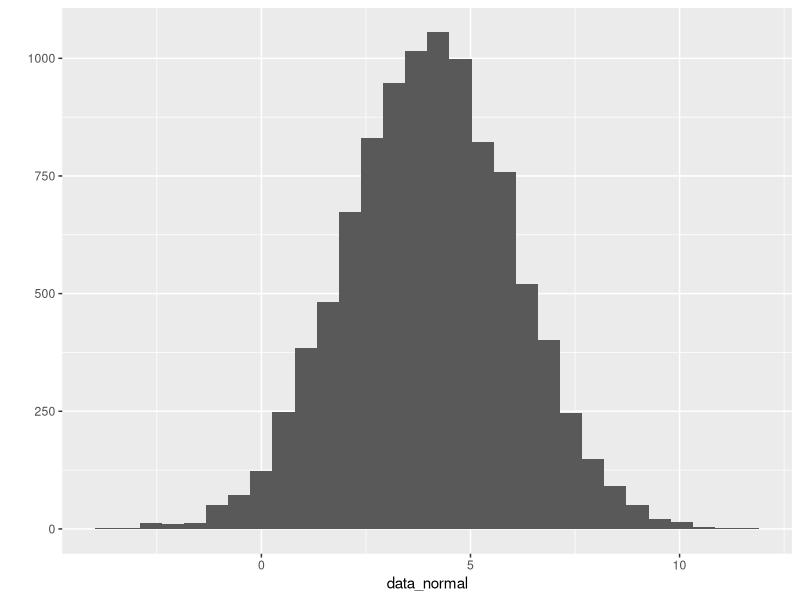
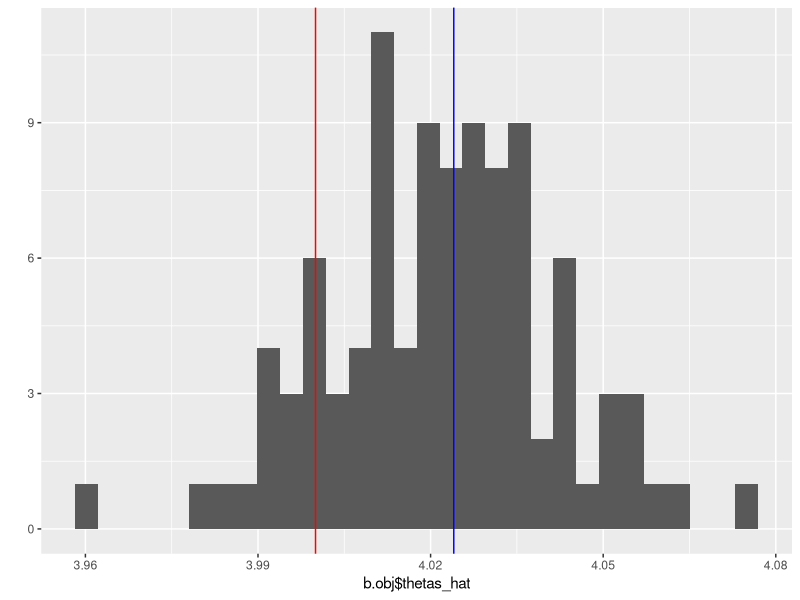
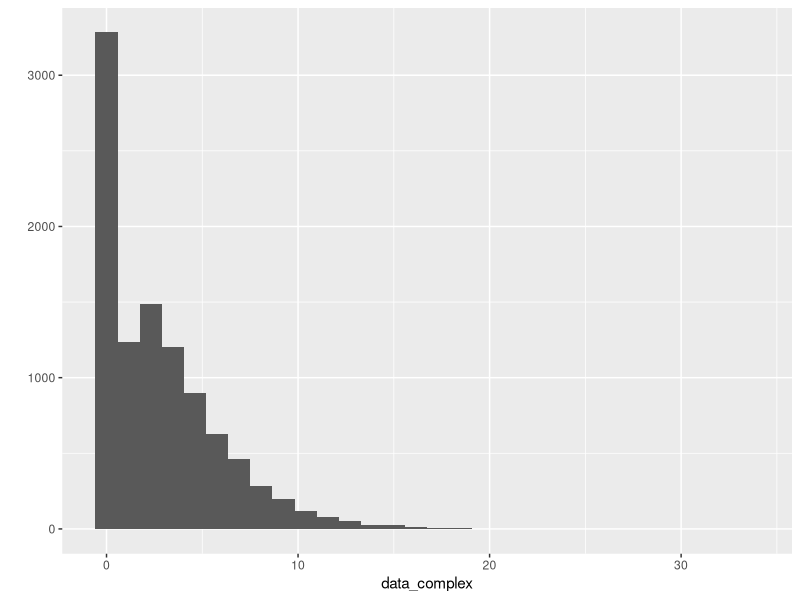
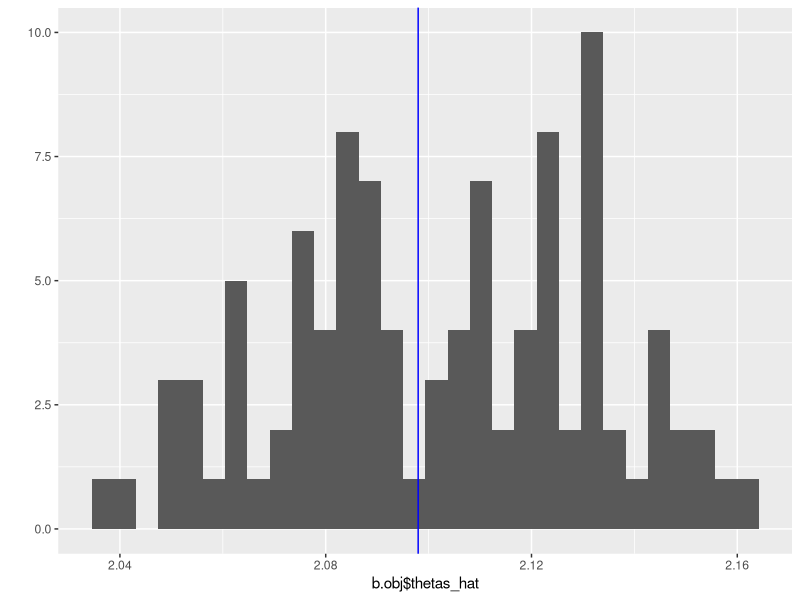

Write R code to recreate these figures, in order.
rm(list = ls())
library(ggplot2)
set.seed(1986)

n <- 10000

# Data generated from normal distribution  
mu <- 4
sigma <- 2
data_normal <- rnorm(n, mean = mu, sd = sigma)
qplot(data_normal) 


b.theta <- function(data, B, s) {
  thetas_hat <- NULL
  for(b in seq(B)){
    bootstrap_sample <- sample(data, replace = T)
    theta_hat <- s(bootstrap_sample)
    thetas_hat <- c(thetas_hat, theta_hat)
  }
  std.err <- sd(thetas_hat)
  list(std.err = std.err, thetas_hat = thetas_hat)
}

#### Better function ####
# b.theta <- function(data, B, s) {
#  bootstrap_samples <- lapply(seq(B), function(i) sample(data, replace=T))
#  thetas_hat <- sapply(bootstrap_samples, s)
#  std.err <- sd(thetas_hat)
# list(std.err = std.err, thetas_hat = thetas_hat)
# }

B <- 100

# Standard errors for sample mean
b.obj <- b.theta(data_normal, B, mean)
boot_std.err <- b.obj$std.err
theo_std.err <- sigma / sqrt(n)
c(theo_std.err, boot_std.err)
qplot(b.obj$thetas_hat) + geom_vline(xintercept = mean(data_normal), col='blue') +
  geom_vline(xintercept = mu, col='red')




# Data generated from a more complex distribution
occurence <- rbinom(n, 1, prob = 0.7) 
intensity <- rgamma(n, shape = 2, scale = 2)
data_complex <- occurence*intensity
qplot(data_complex) 

# Standard errors for sample median
b.obj <- b.theta(data_complex, B, median)
boot_std.err <- b.obj$std.err
print(boot_std.err)
qplot(b.obj$thetas_hat) + geom_vline(xintercept = median(data_complex), col='blue')

